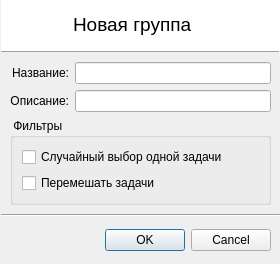
<?xml version="1.0" encoding="UTF-8"?>
<ui version="4.0">
 <class>dlgNewGroup</class>
 <widget class="QDialog" name="dlgNewGroup">
  <property name="geometry">
   <rect>
    <x>0</x>
    <y>0</y>
    <width>280</width>
    <height>256</height>
   </rect>
  </property>
  <property name="windowTitle">
   <string>Создание группы</string>
  </property>
  <layout class="QVBoxLayout" name="verticalLayout">
   <property name="spacing">
    <number>0</number>
   </property>
   <property name="leftMargin">
    <number>1</number>
   </property>
   <property name="topMargin">
    <number>0</number>
   </property>
   <property name="rightMargin">
    <number>0</number>
   </property>
   <property name="bottomMargin">
    <number>0</number>
   </property>
   <item>
    <widget class="QFrame" name="frame">
     <property name="sizePolicy">
      <sizepolicy hsizetype="Preferred" vsizetype="Maximum">
       <horstretch>0</horstretch>
       <verstretch>0</verstretch>
      </sizepolicy>
     </property>
     <property name="styleSheet">
      <string notr="true">border: none;
background-color: palette(base);</string>
     </property>
     <property name="frameShape">
      <enum>QFrame::StyledPanel</enum>
     </property>
     <property name="frameShadow">
      <enum>QFrame::Raised</enum>
     </property>
     <layout class="QHBoxLayout" name="horizontalLayout">
      <property name="spacing">
       <number>15</number>
      </property>
      <property name="leftMargin">
       <number>25</number>
      </property>
      <item>
       <widget class="QLabel" name="label_2">
        <property name="minimumSize">
         <size>
          <width>32</width>
          <height>32</height>
         </size>
        </property>
        <property name="maximumSize">
         <size>
          <width>32</width>
          <height>32</height>
         </size>
        </property>
        <property name="text">
         <string/>
        </property>
        <property name="pixmap">
         <pixmap resource="../r.qrc">:/images/apps/ooo-template.png</pixmap>
        </property>
        <property name="scaledContents">
         <bool>true</bool>
        </property>
       </widget>
      </item>
      <item>
       <widget class="QLabel" name="label">
        <property name="text">
         <string>&lt;!DOCTYPE HTML PUBLIC &quot;-//W3C//DTD HTML 4.0//EN&quot; &quot;http://www.w3.org/TR/REC-html40/strict.dtd&quot;&gt;
&lt;html&gt;&lt;head&gt;&lt;meta name=&quot;qrichtext&quot; content=&quot;1&quot; /&gt;&lt;style type=&quot;text/css&quot;&gt;
p, li { white-space: pre-wrap; }
&lt;/style&gt;&lt;/head&gt;&lt;body style=&quot; font-family:'MS Shell Dlg 2'; font-size:8.25pt; font-weight:400; font-style:normal;&quot;&gt;
&lt;p style=&quot; margin-top:0px; margin-bottom:0px; margin-left:0px; margin-right:0px; -qt-block-indent:0; text-indent:0px;&quot;&gt;&lt;span style=&quot; font-size:14pt;&quot;&gt;Новая группа&lt;/span&gt;&lt;/p&gt;&lt;/body&gt;&lt;/html&gt;</string>
        </property>
       </widget>
      </item>
     </layout>
    </widget>
   </item>
   <item>
    <widget class="Line" name="line">
     <property name="frameShadow">
      <enum>QFrame::Raised</enum>
     </property>
     <property name="orientation">
      <enum>Qt::Horizontal</enum>
     </property>
    </widget>
   </item>
   <item>
    <widget class="QFrame" name="frame_2">
     <property name="frameShadow">
      <enum>QFrame::Raised</enum>
     </property>
     <layout class="QGridLayout" name="gridLayout_2">
      <item row="0" column="0">
       <widget class="QLabel" name="label_3">
        <property name="text">
         <string>Название:</string>
        </property>
        <property name="alignment">
         <set>Qt::AlignRight|Qt::AlignTrailing|Qt::AlignVCenter</set>
        </property>
       </widget>
      </item>
      <item row="0" column="1">
       <widget class="QLineEdit" name="lineEdit"/>
      </item>
      <item row="1" column="0">
       <widget class="QLabel" name="label_4">
        <property name="text">
         <string>Описание:</string>
        </property>
        <property name="alignment">
         <set>Qt::AlignRight|Qt::AlignTrailing|Qt::AlignVCenter</set>
        </property>
       </widget>
      </item>
      <item row="1" column="1">
       <widget class="QLineEdit" name="lineEdit_2"/>
      </item>
      <item row="2" column="0" colspan="2">
       <widget class="QGroupBox" name="groupBox">
        <property name="title">
         <string> Фильтры </string>
        </property>
        <layout class="QVBoxLayout" name="verticalLayout_2">
         <item>
          <widget class="QCheckBox" name="checkBox">
           <property name="text">
            <string>Случайный выбор одной задачи</string>
           </property>
          </widget>
         </item>
         <item>
          <widget class="QCheckBox" name="checkBox_2">
           <property name="text">
            <string>Перемешать задачи</string>
           </property>
          </widget>
         </item>
        </layout>
       </widget>
      </item>
      <item row="3" column="0" colspan="2">
       <spacer name="verticalSpacer">
        <property name="orientation">
         <enum>Qt::Vertical</enum>
        </property>
        <property name="sizeHint" stdset="0">
         <size>
          <width>20</width>
          <height>51</height>
         </size>
        </property>
       </spacer>
      </item>
     </layout>
    </widget>
   </item>
   <item>
    <widget class="Line" name="line_2">
     <property name="orientation">
      <enum>Qt::Horizontal</enum>
     </property>
    </widget>
   </item>
   <item>
    <widget class="QFrame" name="frame_3">
     <property name="minimumSize">
      <size>
       <width>0</width>
       <height>47</height>
      </size>
     </property>
     <property name="maximumSize">
      <size>
       <width>16777215</width>
       <height>47</height>
      </size>
     </property>
     <property name="frameShadow">
      <enum>QFrame::Raised</enum>
     </property>
     <layout class="QGridLayout" name="gridLayout">
      <item row="0" column="0">
       <widget class="QDialogButtonBox" name="buttonBox">
        <property name="orientation">
         <enum>Qt::Horizontal</enum>
        </property>
        <property name="standardButtons">
         <set>QDialogButtonBox::Cancel|QDialogButtonBox::Ok</set>
        </property>
       </widget>
      </item>
     </layout>
    </widget>
   </item>
  </layout>
 </widget>
 <resources>
  <include location="../r.qrc"/>
 </resources>
 <connections>
  <connection>
   <sender>buttonBox</sender>
   <signal>accepted()</signal>
   <receiver>dlgNewGroup</receiver>
   <slot>accept()</slot>
   <hints>
    <hint type="sourcelabel">
     <x>248</x>
     <y>254</y>
    </hint>
    <hint type="destinationlabel">
     <x>157</x>
     <y>274</y>
    </hint>
   </hints>
  </connection>
  <connection>
   <sender>buttonBox</sender>
   <signal>rejected()</signal>
   <receiver>dlgNewGroup</receiver>
   <slot>reject()</slot>
   <hints>
    <hint type="sourcelabel">
     <x>316</x>
     <y>260</y>
    </hint>
    <hint type="destinationlabel">
     <x>286</x>
     <y>274</y>
    </hint>
   </hints>
  </connection>
 </connections>
</ui>
